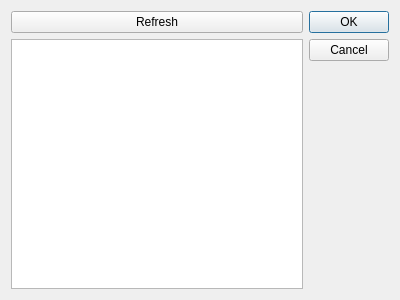
<?xml version="1.0" encoding="UTF-8"?>
<ui version="4.0">
 <class>DiscoveryList</class>
 <widget class="QDialog" name="DiscoveryList">
  <property name="geometry">
   <rect>
    <x>0</x>
    <y>0</y>
    <width>400</width>
    <height>300</height>
   </rect>
  </property>
  <property name="windowTitle">
   <string>Discovery</string>
  </property>
  <layout class="QHBoxLayout" name="horizontalLayout">
   <item>
    <layout class="QVBoxLayout" name="verticalLayout">
     <item>
      <widget class="QPushButton" name="btnRefresh">
       <property name="text">
        <string>Refresh</string>
       </property>
      </widget>
     </item>
     <item>
      <widget class="QListWidget" name="lstServer"/>
     </item>
    </layout>
   </item>
   <item>
    <widget class="QDialogButtonBox" name="buttonBox">
     <property name="orientation">
      <enum>Qt::Vertical</enum>
     </property>
     <property name="standardButtons">
      <set>QDialogButtonBox::Cancel|QDialogButtonBox::Ok</set>
     </property>
    </widget>
   </item>
  </layout>
 </widget>
 <resources/>
 <connections>
  <connection>
   <sender>buttonBox</sender>
   <signal>accepted()</signal>
   <receiver>DiscoveryList</receiver>
   <slot>accept()</slot>
   <hints>
    <hint type="sourcelabel">
     <x>248</x>
     <y>254</y>
    </hint>
    <hint type="destinationlabel">
     <x>157</x>
     <y>274</y>
    </hint>
   </hints>
  </connection>
  <connection>
   <sender>buttonBox</sender>
   <signal>rejected()</signal>
   <receiver>DiscoveryList</receiver>
   <slot>reject()</slot>
   <hints>
    <hint type="sourcelabel">
     <x>316</x>
     <y>260</y>
    </hint>
    <hint type="destinationlabel">
     <x>286</x>
     <y>274</y>
    </hint>
   </hints>
  </connection>
 </connections>
</ui>
